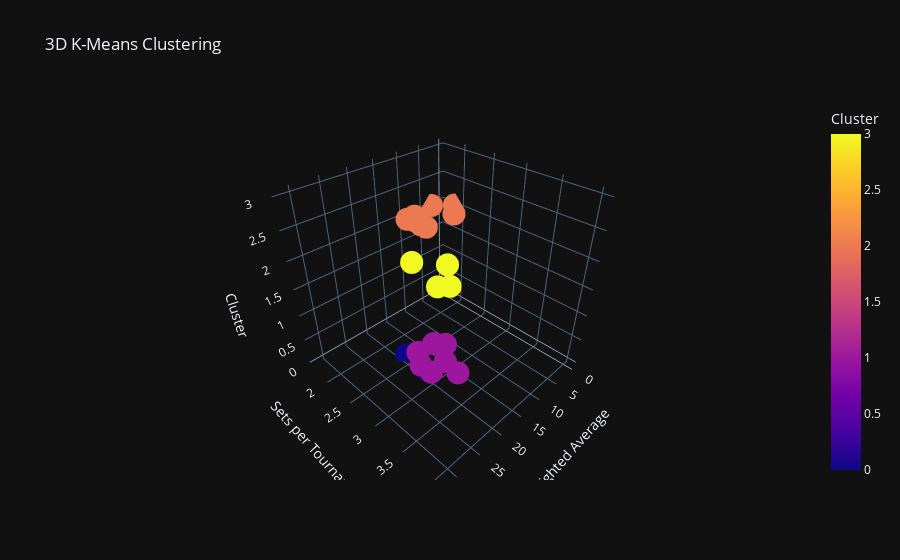

Notebook code for this chart:
### Code cell
import pandas as pd
import plotly.express as px
from sklearn.cluster import KMeans
from sklearn.preprocessing import StandardScaler

# Load the CSV files
df_weighted_average = pd.read_csv("top_players_performance_full_list.csv")
df_sets_per_tournament = pd.read_csv("sets_per_tournament.csv")

# Merge the DataFrames on a common column, assuming 'Player' is the common column
df_combined = pd.merge(df_weighted_average, df_sets_per_tournament, on='Players', how='inner')

# Drop rows with missing values
df_combined = df_combined.dropna()

# Change the scale of 'Sets per Tournament' to go up by 0.5
df_combined['Sets per Tournament'] = df_combined['Sets per Tournament'] * 0.5

# Select the columns for clustering
data_for_clustering = df_combined[['Weighted Average', 'Sets per Tournament', 'Players']]

# Standardize the data
scaler = StandardScaler()
scaled_data = scaler.fit_transform(data_for_clustering[['Weighted Average', 'Sets per Tournament']])

# Apply K-means clustering
kmeans = KMeans(n_clusters=4, random_state=42)  # You can choose the number of clusters
df_combined['Cluster'] = kmeans.fit_predict(scaled_data)

# Invert the cluster scale
df_combined['Cluster'] = 3 - df_combined['Cluster']

# Create a 3D scatter plot using Plotly Express with dark theme
fig = px.scatter_3d(df_combined, x='Weighted Average', y='Sets per Tournament', z='Cluster',
                    color='Cluster', hover_data=['Players'],
                    title='3D K-Means Clustering',
                    labels={'Weighted Average': 'Weighted Average', 'Sets per Tournament': 'Sets per Tournament'},
                    template='plotly_dark')  # Apply dark theme

# Show the plot
fig.show()

### Figure 1 — Plotly figure (JSON) as saved in the notebook; plotly's stock layout.template omitted (floating-point values rounded to 4 significant figures)
{"data": [{"customdata": [["Samurai"], ["Eyas"], ["Sophist"], ["Kaiju"], ["CHICO"], ["ICHIGO"], ["TheDood22"], ["Pidgeon"], ["Cal"], ["Shinta"], ["Frog Lady"], ["bellyache"], ["DrMichaelBay"], ["Payday"], ["The_Verminator"], ["Thumbs"], ["Zxtra"], ["Rainstorm"], ["TDollas"], ["goober"], ["Helix"]], "hovertemplate": "Weighted Average=%{x}<br>Sets per Tournament=%{y}<br>Cluster=%{marker.color}<br>Players=%{customdata[0]}<extra></extra>", "legendgroup": "", "marker": {"color": [3, 3, 3, 3, 1, 1, 1, 1, 1, 1, 1, 0, 0, 2, 2, 2, 2, 2, 2, 2, 2], "coloraxis": "coloraxis", "symbol": "circle"}, "mode": "markers", "name": "", "scene": "scene", "showlegend": false, "type": "scatter3d", "x": [31.74, 30.79, 30.48, 28.07, 26.22, 26.13, 24.71, 23.55, 23.19, 21.65, 20.52, 19.41, 19.12, 10.2, 9.918, 9.867, 9.636, 8.445, 3.114, 2.714, -0.08945], "y": [4, 4.062, 3.6, 3.833, 3.3, 3.458, 3.125, 3.667, 3.45, 3.143, 3.25, 2.875, 2.4, 1.75, 2, 2.1, 1.875, 1.75, 1.667, 2.083, 1.889], "z": [3, 3, 3, 3, 1, 1, 1, 1, 1, 1, 1, 0, 0, 2, 2, 2, 2, 2, 2, 2, 2]}], "layout": {"coloraxis": {"colorbar": {"title": {"text": "Cluster"}}, "colorscale": [[0, "#0d0887"], [0.1111, "#46039f"], [0.2222, "#7201a8"], [0.3333, "#9c179e"], [0.4444, "#bd3786"], [0.5556, "#d8576b"], [0.6667, "#ed7953"], [0.7778, "#fb9f3a"], [0.8889, "#fdca26"], [1, "#f0f921"]]}, "legend": {"tracegroupgap": 0}, "scene": {"domain": {"x": [0, 1], "y": [0, 1]}, "xaxis": {"title": {"text": "Weighted Average"}}, "yaxis": {"title": {"text": "Sets per Tournament"}}, "zaxis": {"title": {"text": "Cluster"}}}, "title": {"text": "3D K-Means Clustering"}}}
